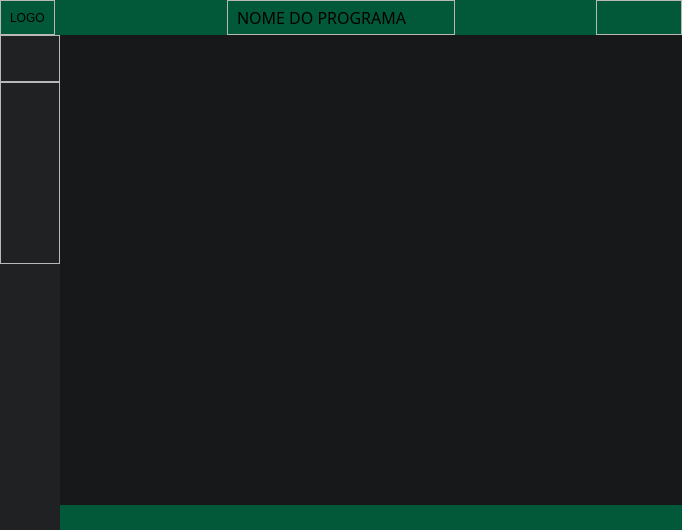
<?xml version="1.0" encoding="UTF-8"?>
<ui version="4.0">
 <class>MainWindow</class>
 <widget class="QMainWindow" name="MainWindow">
  <property name="geometry">
   <rect>
    <x>0</x>
    <y>0</y>
    <width>682</width>
    <height>530</height>
   </rect>
  </property>
  <property name="windowTitle">
   <string>MainWindow</string>
  </property>
  <property name="styleSheet">
   <string notr="true">/*	Propriedades globais, que se aplicam em toda interface*/
*{
	font-family:&quot;Bahnschrift Light&quot;;
}
/*	Propriedades da Central Widget*/
#centralwidget{
	background-color:#17181A;
	
}
/*	Propriedades que se aplicam ao menu esquerdo*/
#leftMenuContent{
	background-color: #202123;
}
/*	Propriedades que se aplicam ao widget do conteúdo principal da janela*/
#bodyContent{
	background-color:#17181A;
}
/*	Propriedades que se aplicam ao conteudo do cabeçalho da interface*/
#header_content{
	background-color:#025939;
}
/*	Propriedades que se aplicam ao conteúdo do rodapé na interface */
#footer_content{
	background-color:#025939;
}
/*	Propriedades que se aplicam aos botões localizados ao menu esquerdo*/
#leftMenuContent QPushButton{
	background-position: left center;
    background-repeat: no-repeat;
	border: none;
	border-left: 22px solid transparent;
	background-color: transparent;
	text-align: left;
	padding-left: 44px;
	font-size: 10pt;
	font-weight: bold;
	color: #acacac;
}
/*	Propriedades que se aplicam aos botões , que aplicam um efeito de hover quando o mouse é passado por eles*/
#leftMenuContent QPushButton:hover{
	background-color: rgb(40, 44, 52);
}
/*	Propriedades que se aplicam aos botões , que aplicam um efeito dque muda a cor dos botões quando eles são pressionados */
#leftMenuContent .QPushButton:pressed {	
	background-color: #04BF7B;
	color: rgb(255, 255, 255);
}
/*	Propriedades que serão aplicadas ao frame que contém os botões de minimizar, maximizar e fechar janela*/
#frame_redm_janela QPushButton{
	background-color: transparent;
	background-position: center;
	background-repeat:none;
	border: none;
}

</string>
  </property>
  <widget class="QWidget" name="centralwidget">
   <property name="styleSheet">
    <string notr="true"/>
   </property>
   <layout class="QVBoxLayout" name="verticalLayout">
    <property name="spacing">
     <number>0</number>
    </property>
    <property name="leftMargin">
     <number>0</number>
    </property>
    <property name="topMargin">
     <number>0</number>
    </property>
    <property name="rightMargin">
     <number>0</number>
    </property>
    <property name="bottomMargin">
     <number>0</number>
    </property>
    <item alignment="Qt::AlignTop">
     <widget class="QWidget" name="header_content" native="true">
      <property name="minimumSize">
       <size>
        <width>0</width>
        <height>35</height>
       </size>
      </property>
      <property name="maximumSize">
       <size>
        <width>16777215</width>
        <height>35</height>
       </size>
      </property>
      <layout class="QHBoxLayout" name="horizontalLayout">
       <property name="spacing">
        <number>0</number>
       </property>
       <property name="leftMargin">
        <number>0</number>
       </property>
       <property name="topMargin">
        <number>0</number>
       </property>
       <property name="rightMargin">
        <number>0</number>
       </property>
       <property name="bottomMargin">
        <number>0</number>
       </property>
       <item alignment="Qt::AlignLeft">
        <widget class="QFrame" name="frame_logo">
         <property name="frameShape">
          <enum>QFrame::StyledPanel</enum>
         </property>
         <property name="frameShadow">
          <enum>QFrame::Raised</enum>
         </property>
         <layout class="QHBoxLayout" name="horizontalLayout_2">
          <item alignment="Qt::AlignLeft">
           <widget class="QLabel" name="label">
            <property name="text">
             <string>LOGO</string>
            </property>
           </widget>
          </item>
         </layout>
        </widget>
       </item>
       <item>
        <widget class="QFrame" name="frame_nome_programa">
         <property name="frameShape">
          <enum>QFrame::StyledPanel</enum>
         </property>
         <property name="frameShadow">
          <enum>QFrame::Raised</enum>
         </property>
         <layout class="QHBoxLayout" name="horizontalLayout_3">
          <item alignment="Qt::AlignLeft">
           <widget class="QLabel" name="label_2">
            <property name="font">
             <font>
              <family>Bahnschrift Light</family>
              <pointsize>12</pointsize>
             </font>
            </property>
            <property name="text">
             <string>NOME DO PROGRAMA</string>
            </property>
           </widget>
          </item>
         </layout>
        </widget>
       </item>
       <item alignment="Qt::AlignRight">
        <widget class="QFrame" name="frame_redm_janela">
         <property name="frameShape">
          <enum>QFrame::StyledPanel</enum>
         </property>
         <property name="frameShadow">
          <enum>QFrame::Raised</enum>
         </property>
         <layout class="QHBoxLayout" name="horizontalLayout_4">
          <property name="spacing">
           <number>0</number>
          </property>
          <property name="leftMargin">
           <number>0</number>
          </property>
          <property name="topMargin">
           <number>0</number>
          </property>
          <property name="rightMargin">
           <number>0</number>
          </property>
          <property name="bottomMargin">
           <number>0</number>
          </property>
          <item>
           <widget class="QPushButton" name="btn_fechar_janela">
            <property name="minimumSize">
             <size>
              <width>28</width>
              <height>28</height>
             </size>
            </property>
            <property name="maximumSize">
             <size>
              <width>28</width>
              <height>28</height>
             </size>
            </property>
            <property name="styleSheet">
             <string notr="true">background-image: url(:/icones/icons/icon_minimize.png);</string>
            </property>
            <property name="text">
             <string/>
            </property>
           </widget>
          </item>
          <item>
           <widget class="QPushButton" name="btn_maximizar_janela">
            <property name="minimumSize">
             <size>
              <width>28</width>
              <height>28</height>
             </size>
            </property>
            <property name="maximumSize">
             <size>
              <width>28</width>
              <height>28</height>
             </size>
            </property>
            <property name="styleSheet">
             <string notr="true">background-image: url(:/icones/icons/icon_maximize.png);</string>
            </property>
            <property name="text">
             <string/>
            </property>
           </widget>
          </item>
          <item>
           <widget class="QPushButton" name="btn_minimizar_janela">
            <property name="minimumSize">
             <size>
              <width>28</width>
              <height>28</height>
             </size>
            </property>
            <property name="maximumSize">
             <size>
              <width>28</width>
              <height>28</height>
             </size>
            </property>
            <property name="styleSheet">
             <string notr="true">background-image: url(:/icones/icons/icon_close.png);</string>
            </property>
            <property name="text">
             <string/>
            </property>
           </widget>
          </item>
         </layout>
        </widget>
       </item>
      </layout>
     </widget>
    </item>
    <item>
     <widget class="QWidget" name="app_content" native="true">
      <property name="sizePolicy">
       <sizepolicy hsizetype="Preferred" vsizetype="Expanding">
        <horstretch>0</horstretch>
        <verstretch>0</verstretch>
       </sizepolicy>
      </property>
      <layout class="QHBoxLayout" name="horizontalLayout_5">
       <property name="spacing">
        <number>0</number>
       </property>
       <property name="leftMargin">
        <number>0</number>
       </property>
       <property name="topMargin">
        <number>0</number>
       </property>
       <property name="rightMargin">
        <number>0</number>
       </property>
       <property name="bottomMargin">
        <number>0</number>
       </property>
       <item>
        <widget class="QWidget" name="leftMenuContent" native="true">
         <property name="minimumSize">
          <size>
           <width>0</width>
           <height>60</height>
          </size>
         </property>
         <property name="maximumSize">
          <size>
           <width>60</width>
           <height>16777215</height>
          </size>
         </property>
         <property name="styleSheet">
          <string notr="true"/>
         </property>
         <layout class="QVBoxLayout" name="verticalLayout_2">
          <property name="spacing">
           <number>0</number>
          </property>
          <property name="leftMargin">
           <number>0</number>
          </property>
          <property name="topMargin">
           <number>0</number>
          </property>
          <property name="rightMargin">
           <number>0</number>
          </property>
          <property name="bottomMargin">
           <number>0</number>
          </property>
          <item>
           <widget class="QFrame" name="frame_top_menu">
            <property name="styleSheet">
             <string notr="true"/>
            </property>
            <property name="frameShape">
             <enum>QFrame::StyledPanel</enum>
            </property>
            <property name="frameShadow">
             <enum>QFrame::Raised</enum>
            </property>
            <layout class="QVBoxLayout" name="verticalLayout_3">
             <property name="spacing">
              <number>0</number>
             </property>
             <property name="leftMargin">
              <number>0</number>
             </property>
             <property name="topMargin">
              <number>0</number>
             </property>
             <property name="rightMargin">
              <number>0</number>
             </property>
             <property name="bottomMargin">
              <number>0</number>
             </property>
             <item>
              <widget class="QPushButton" name="btn_menu">
               <property name="sizePolicy">
                <sizepolicy hsizetype="Minimum" vsizetype="Fixed">
                 <horstretch>0</horstretch>
                 <verstretch>0</verstretch>
                </sizepolicy>
               </property>
               <property name="minimumSize">
                <size>
                 <width>100</width>
                 <height>45</height>
                </size>
               </property>
               <property name="maximumSize">
                <size>
                 <width>16777215</width>
                 <height>45</height>
                </size>
               </property>
               <property name="font">
                <font>
                 <family>Bahnschrift Light</family>
                 <pointsize>10</pointsize>
                 <bold>true</bold>
                </font>
               </property>
               <property name="styleSheet">
                <string notr="true">background-image: url(:/icones/icons/icon_menu.png);</string>
               </property>
               <property name="text">
                <string>Menu</string>
               </property>
              </widget>
             </item>
            </layout>
           </widget>
          </item>
          <item>
           <widget class="QFrame" name="frame_center_menu">
            <property name="frameShape">
             <enum>QFrame::StyledPanel</enum>
            </property>
            <property name="frameShadow">
             <enum>QFrame::Raised</enum>
            </property>
            <layout class="QVBoxLayout" name="verticalLayout_4">
             <property name="spacing">
              <number>0</number>
             </property>
             <property name="leftMargin">
              <number>0</number>
             </property>
             <property name="topMargin">
              <number>0</number>
             </property>
             <property name="rightMargin">
              <number>0</number>
             </property>
             <property name="bottomMargin">
              <number>0</number>
             </property>
             <item>
              <widget class="QPushButton" name="btn_inicio">
               <property name="minimumSize">
                <size>
                 <width>100</width>
                 <height>45</height>
                </size>
               </property>
               <property name="maximumSize">
                <size>
                 <width>16777215</width>
                 <height>45</height>
                </size>
               </property>
               <property name="styleSheet">
                <string notr="true">background-image: url(:/icones/icons/cil-home.png);</string>
               </property>
               <property name="text">
                <string>Início</string>
               </property>
              </widget>
             </item>
             <item>
              <widget class="QPushButton" name="pushButton_3">
               <property name="minimumSize">
                <size>
                 <width>100</width>
                 <height>45</height>
                </size>
               </property>
               <property name="maximumSize">
                <size>
                 <width>16777215</width>
                 <height>45</height>
                </size>
               </property>
               <property name="styleSheet">
                <string notr="true">background-image: url(:/icones/icons/cil-3d.png);</string>
               </property>
               <property name="text">
                <string>Opção 1</string>
               </property>
              </widget>
             </item>
             <item>
              <widget class="QPushButton" name="pushButton_4">
               <property name="minimumSize">
                <size>
                 <width>100</width>
                 <height>45</height>
                </size>
               </property>
               <property name="maximumSize">
                <size>
                 <width>16777215</width>
                 <height>45</height>
                </size>
               </property>
               <property name="styleSheet">
                <string notr="true">background-image: url(:/icones/icons/cil-alarm.png);</string>
               </property>
               <property name="text">
                <string>Opção 2</string>
               </property>
              </widget>
             </item>
             <item>
              <widget class="QPushButton" name="pushButton_5">
               <property name="minimumSize">
                <size>
                 <width>100</width>
                 <height>45</height>
                </size>
               </property>
               <property name="maximumSize">
                <size>
                 <width>16777215</width>
                 <height>45</height>
                </size>
               </property>
               <property name="styleSheet">
                <string notr="true">background-image: url(:/icones/icons/cil-arrow-bottom.png);</string>
               </property>
               <property name="text">
                <string>Opção 3</string>
               </property>
              </widget>
             </item>
            </layout>
           </widget>
          </item>
          <item>
           <spacer name="verticalSpacer">
            <property name="orientation">
             <enum>Qt::Vertical</enum>
            </property>
            <property name="sizeHint" stdset="0">
             <size>
              <width>20</width>
              <height>258</height>
             </size>
            </property>
           </spacer>
          </item>
         </layout>
        </widget>
       </item>
       <item>
        <widget class="QWidget" name="mainBodyContent" native="true">
         <property name="sizePolicy">
          <sizepolicy hsizetype="Expanding" vsizetype="Preferred">
           <horstretch>0</horstretch>
           <verstretch>0</verstretch>
          </sizepolicy>
         </property>
         <layout class="QVBoxLayout" name="verticalLayout_5">
          <property name="spacing">
           <number>0</number>
          </property>
          <property name="leftMargin">
           <number>0</number>
          </property>
          <property name="topMargin">
           <number>0</number>
          </property>
          <property name="rightMargin">
           <number>0</number>
          </property>
          <property name="bottomMargin">
           <number>0</number>
          </property>
          <item>
           <widget class="QStackedWidget" name="stackedWidget">
            <widget class="QWidget" name="pagina_inicial"/>
            <widget class="QWidget" name="page_2"/>
           </widget>
          </item>
          <item alignment="Qt::AlignBottom">
           <widget class="QWidget" name="footer_content" native="true">
            <property name="minimumSize">
             <size>
              <width>0</width>
              <height>25</height>
             </size>
            </property>
            <property name="maximumSize">
             <size>
              <width>16777215</width>
              <height>25</height>
             </size>
            </property>
           </widget>
          </item>
         </layout>
        </widget>
       </item>
      </layout>
     </widget>
    </item>
   </layout>
  </widget>
 </widget>
 <resources>
  <include location="../../rsc.qrc"/>
 </resources>
 <connections/>
</ui>
